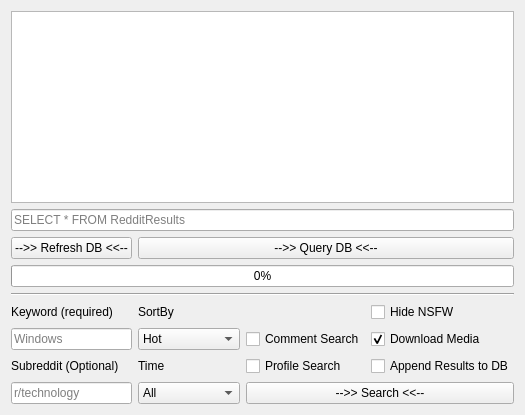
          <widget class="QWidget" name="tab_13">
           <attribute name="title">
            <string>Reddit</string>
           </attribute>
           <layout class="QGridLayout" name="gridLayout_10">
            <item row="8" column="3">
             <widget class="QCheckBox" name="osint_reddit_onlyprofile">
              <property name="toolTip">
               <string>Search for a user profile, enter the username in &quot;keyword&quot;</string>
              </property>
              <property name="text">
               <string>Profile Search</string>
              </property>
             </widget>
            </item>
            <item row="9" column="3" colspan="2">
             <widget class="QPushButton" name="osint_reddit_search">
              <property name="text">
               <string>--&gt;&gt; Search &lt;&lt;--</string>
              </property>
             </widget>
            </item>
            <item row="7" column="1">
             <widget class="QLineEdit" name="osint_reddit_keyword">
              <property name="placeholderText">
               <string>Windows</string>
              </property>
             </widget>
            </item>
            <item row="8" column="2">
             <widget class="QLabel" name="label_10">
              <property name="text">
               <string>Time</string>
              </property>
             </widget>
            </item>
            <item row="7" column="2">
             <widget class="QComboBox" name="combo_sort">
              <item>
               <property name="text">
                <string>Hot</string>
               </property>
              </item>
              <item>
               <property name="text">
                <string>Top</string>
               </property>
              </item>
              <item>
               <property name="text">
                <string>New</string>
               </property>
              </item>
              <item>
               <property name="text">
                <string>Controversial</string>
               </property>
              </item>
              <item>
               <property name="text">
                <string>Comments</string>
               </property>
              </item>
             </widget>
            </item>
            <item row="4" column="1" colspan="4">
             <widget class="QProgressBar" name="reddit_progressbar">
              <property name="value">
               <number>0</number>
              </property>
              <property name="invertedAppearance">
               <bool>false</bool>
              </property>
             </widget>
            </item>
            <item row="8" column="4">
             <widget class="QCheckBox" name="checkBox_2">
              <property name="toolTip">
               <string>Add/append results to previous results</string>
              </property>
              <property name="statusTip">
               <string/>
              </property>
              <property name="text">
               <string>Append Results to DB</string>
              </property>
              <property name="checked">
               <bool>false</bool>
              </property>
              <property name="tristate">
               <bool>false</bool>
              </property>
             </widget>
            </item>
            <item row="1" column="1" colspan="4">
             <widget class="QLineEdit" name="DB_Query_osint_reddit">
              <property name="placeholderText">
               <string>SELECT * FROM RedditResults</string>
              </property>
             </widget>
            </item>
            <item row="6" column="1">
             <widget class="QLabel" name="label_6">
              <property name="text">
               <string>Keyword (required)</string>
              </property>
             </widget>
            </item>
            <item row="2" column="2" rowspan="2" colspan="3">
             <widget class="QPushButton" name="table_QueryDB_Button_osint_reddit">
              <property name="toolTip">
               <string>Run a query on the DB</string>
              </property>
              <property name="text">
               <string>--&gt;&gt; Query DB &lt;&lt;--</string>
              </property>
             </widget>
            </item>
            <item row="0" column="1" colspan="4">
             <widget class="QTableWidget" name="table_SQLDB_osint_reddit"/>
            </item>
            <item row="6" column="4">
             <widget class="QCheckBox" name="osint_reddit_hideNSFW">
              <property name="text">
               <string>Hide NSFW</string>
              </property>
             </widget>
            </item>
            <item row="9" column="2">
             <widget class="QComboBox" name="combo_time">
              <item>
               <property name="text">
                <string>All</string>
               </property>
              </item>
              <item>
               <property name="text">
                <string>Year</string>
               </property>
              </item>
              <item>
               <property name="text">
                <string>Month</string>
               </property>
              </item>
              <item>
               <property name="text">
                <string>Day</string>
               </property>
              </item>
              <item>
               <property name="text">
                <string>Hour</string>
               </property>
              </item>
             </widget>
            </item>
            <item row="7" column="4">
             <widget class="QCheckBox" name="osint_reddit_downloadmedia">
              <property name="toolTip">
               <string>Download Images/Videos associated with the posts searched</string>
              </property>
              <property name="text">
               <string>Download Media</string>
              </property>
              <property name="checked">
               <bool>true</bool>
              </property>
             </widget>
            </item>
            <item row="2" column="1" rowspan="2">
             <widget class="QPushButton" name="table_RefreshDB_Button_osint_reddit">
              <property name="toolTip">
               <string>Refresh the Database, updating values from the SQLITE DB file</string>
              </property>
              <property name="text">
               <string>--&gt;&gt; Refresh DB &lt;&lt;--</string>
              </property>
             </widget>
            </item>
            <item row="7" column="3">
             <widget class="QCheckBox" name="osint_reddit_onlycomments">
              <property name="toolTip">
               <string>Search ONLY for comments with &quot;KEYWORD&quot; in the text</string>
              </property>
              <property name="text">
               <string>Comment Search</string>
              </property>
              <property name="checkable">
               <bool>true</bool>
              </property>
              <property name="checked">
               <bool>false</bool>
              </property>
             </widget>
            </item>
            <item row="6" column="2">
             <widget class="QLabel" name="label_9">
              <property name="text">
               <string>SortBy</string>
              </property>
             </widget>
            </item>
            <item row="8" column="1">
             <widget class="QLabel" name="label_8">
              <property name="text">
               <string>Subreddit (Optional)</string>
              </property>
             </widget>
            </item>
            <item row="9" column="1">
             <widget class="QLineEdit" name="osint_reddit_subreddit">
              <property name="placeholderText">
               <string>r/technology</string>
              </property>
             </widget>
            </item>
            <item row="5" column="1" colspan="4">
             <widget class="Line" name="line_8">
              <property name="orientation">
               <enum>Qt::Horizontal</enum>
              </property>
             </widget>
            </item>
           </layout>
          </widget>
